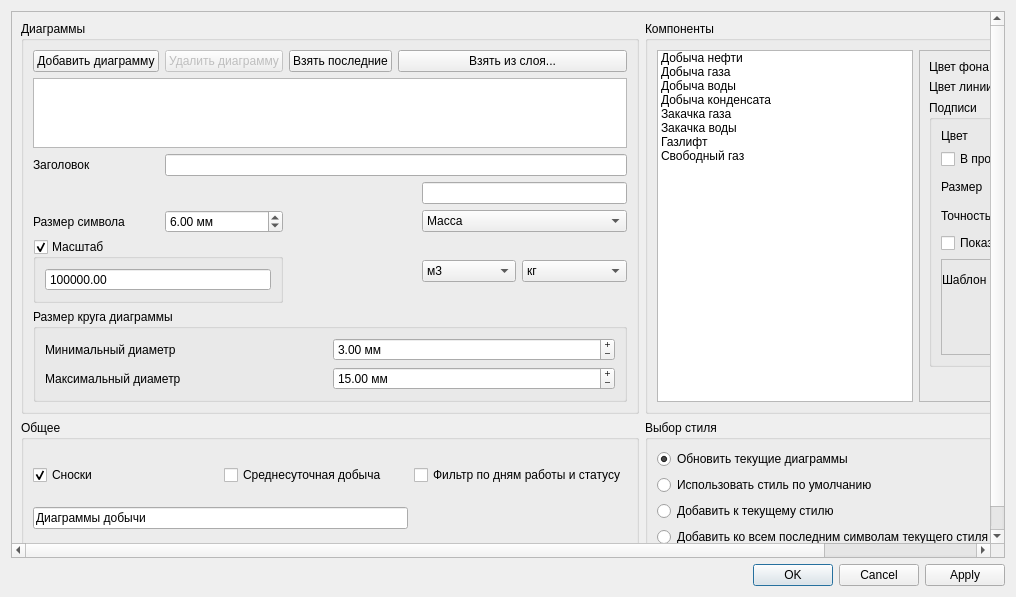
<?xml version="1.0" encoding="UTF-8"?>
<ui version="4.0">
 <class>Dialog</class>
 <widget class="QDialog" name="Dialog">
  <property name="geometry">
   <rect>
    <x>0</x>
    <y>0</y>
    <width>1016</width>
    <height>597</height>
   </rect>
  </property>
  <property name="windowTitle">
   <string>Настройка диаграмм</string>
  </property>
  <property name="locale">
   <locale language="C" country="AnyCountry"/>
  </property>
  <layout class="QGridLayout" name="gridLayout" rowstretch="1,0,0,0" columnstretch="0,1">
   <item row="3" column="0" colspan="2">
    <widget class="QDialogButtonBox" name="buttonBox">
     <property name="orientation">
      <enum>Qt::Horizontal</enum>
     </property>
     <property name="standardButtons">
      <set>QDialogButtonBox::Apply|QDialogButtonBox::Cancel|QDialogButtonBox::Ok</set>
     </property>
    </widget>
   </item>
   <item row="0" column="0" rowspan="2" colspan="2">
    <widget class="QScrollArea" name="scrollArea">
     <property name="widgetResizable">
      <bool>true</bool>
     </property>
     <widget class="QWidget" name="scrollAreaWidgetContents">
      <property name="geometry">
       <rect>
        <x>0</x>
        <y>0</y>
        <width>1080</width>
        <height>531</height>
       </rect>
      </property>
      <layout class="QGridLayout" name="gridLayout_5">
       <item row="2" column="0">
        <widget class="QGroupBox" name="grpBoxMainConfig">
         <property name="title">
          <string>Общее</string>
         </property>
         <layout class="QGridLayout" name="gridLayout_8">
          <item row="1" column="1">
           <widget class="QCheckBox" name="dailyProduction">
            <property name="text">
             <string>Среднесуточная добыча</string>
            </property>
           </widget>
          </item>
          <item row="1" column="0">
           <widget class="QCheckBox" name="showLineouts">
            <property name="text">
             <string>Сноски</string>
            </property>
            <property name="checked">
             <bool>true</bool>
            </property>
           </widget>
          </item>
          <item row="2" column="0" colspan="2">
           <widget class="QLineEdit" name="resultRuleName">
            <property name="toolTip">
             <string>Имя создаваемого правила стиля</string>
            </property>
            <property name="text">
             <string>Диаграммы добычи</string>
            </property>
            <property name="placeholderText">
             <string>Диаграммы добычи</string>
            </property>
           </widget>
          </item>
          <item row="1" column="2">
           <widget class="QCheckBox" name="chkboxGroupByDays">
            <property name="text">
             <string>Фильтр по дням работы и статусу</string>
            </property>
           </widget>
          </item>
         </layout>
        </widget>
       </item>
       <item row="2" column="1">
        <widget class="QGroupBox" name="grpBoxStyleLoadConfig">
         <property name="sizePolicy">
          <sizepolicy hsizetype="Preferred" vsizetype="Preferred">
           <horstretch>0</horstretch>
           <verstretch>1</verstretch>
          </sizepolicy>
         </property>
         <property name="title">
          <string>Выбор стиля</string>
         </property>
         <property name="checkable">
          <bool>false</bool>
         </property>
         <property name="checked">
          <bool>false</bool>
         </property>
         <layout class="QVBoxLayout" name="verticalLayout_2">
          <item>
           <layout class="QVBoxLayout" name="verticalLayout">
            <item>
             <widget class="QRadioButton" name="isUpdateExistDiagram">
              <property name="text">
               <string>Обновить текущие диаграммы</string>
              </property>
              <property name="checked">
               <bool>true</bool>
              </property>
             </widget>
            </item>
            <item>
             <widget class="QRadioButton" name="isUseDefaultStyle">
              <property name="text">
               <string>Использовать стиль по умолчанию</string>
              </property>
              <property name="checked">
               <bool>false</bool>
              </property>
             </widget>
            </item>
            <item>
             <widget class="QRadioButton" name="isAppendToStyle">
              <property name="text">
               <string>Добавить к текущему стилю</string>
              </property>
             </widget>
            </item>
            <item>
             <widget class="QRadioButton" name="isAppendToEachLastSymbol">
              <property name="text">
               <string>Добавить ко всем последним символам текущего стиля</string>
              </property>
              <property name="checked">
               <bool>false</bool>
              </property>
             </widget>
            </item>
           </layout>
          </item>
         </layout>
        </widget>
       </item>
       <item row="0" column="1">
        <widget class="QGroupBox" name="groupBox_2">
         <property name="sizePolicy">
          <sizepolicy hsizetype="Preferred" vsizetype="Preferred">
           <horstretch>0</horstretch>
           <verstretch>5</verstretch>
          </sizepolicy>
         </property>
         <property name="title">
          <string>Компоненты</string>
         </property>
         <layout class="QGridLayout" name="gridLayout_3">
          <item row="0" column="0">
           <widget class="QListWidget" name="componentsList">
            <property name="sizePolicy">
             <sizepolicy hsizetype="Fixed" vsizetype="Expanding">
              <horstretch>0</horstretch>
              <verstretch>0</verstretch>
             </sizepolicy>
            </property>
            <property name="selectionBehavior">
             <enum>QAbstractItemView::SelectRows</enum>
            </property>
            <property name="selectionRectVisible">
             <bool>true</bool>
            </property>
            <item>
             <property name="text">
              <string>Добыча нефти</string>
             </property>
             <property name="checkState">
              <enum>Unchecked</enum>
             </property>
            </item>
            <item>
             <property name="text">
              <string>Добыча газа</string>
             </property>
             <property name="checkState">
              <enum>Unchecked</enum>
             </property>
            </item>
            <item>
             <property name="text">
              <string>Добыча воды</string>
             </property>
             <property name="checkState">
              <enum>Unchecked</enum>
             </property>
            </item>
            <item>
             <property name="text">
              <string>Добыча конденсата</string>
             </property>
             <property name="checkState">
              <enum>Unchecked</enum>
             </property>
            </item>
            <item>
             <property name="text">
              <string>Закачка газа</string>
             </property>
             <property name="checkState">
              <enum>Unchecked</enum>
             </property>
            </item>
            <item>
             <property name="text">
              <string>Закачка воды</string>
             </property>
             <property name="checkState">
              <enum>Unchecked</enum>
             </property>
            </item>
            <item>
             <property name="text">
              <string>Газлифт</string>
             </property>
             <property name="checkState">
              <enum>Unchecked</enum>
             </property>
            </item>
            <item>
             <property name="text">
              <string>Свободный газ</string>
             </property>
             <property name="checkState">
              <enum>Unchecked</enum>
             </property>
            </item>
           </widget>
          </item>
          <item row="0" column="1">
           <widget class="QFrame" name="frame">
            <property name="frameShape">
             <enum>QFrame::StyledPanel</enum>
            </property>
            <property name="frameShadow">
             <enum>QFrame::Raised</enum>
            </property>
            <layout class="QGridLayout" name="fluidGridLayout" rowstretch="0,0,0,0">
             <item row="1" column="0">
              <widget class="QLabel" name="label_7">
               <property name="text">
                <string>Цвет линии</string>
               </property>
              </widget>
             </item>
             <item row="0" column="0">
              <widget class="QLabel" name="label_6">
               <property name="text">
                <string>Цвет фона</string>
               </property>
              </widget>
             </item>
             <item row="2" column="0" colspan="2">
              <widget class="QGroupBox" name="groupBox_4">
               <property name="title">
                <string>Подписи</string>
               </property>
               <layout class="QGridLayout" name="labelGridLayout">
                <property name="leftMargin">
                 <number>9</number>
                </property>
                <property name="rightMargin">
                 <number>9</number>
                </property>
                <item row="2" column="1">
                 <widget class="QDoubleSpinBox" name="labelSizeEdit">
                  <property name="decimals">
                   <number>2</number>
                  </property>
                  <property name="maximum">
                   <double>99999.000000000000000</double>
                  </property>
                  <property name="singleStep">
                   <double>1.000000000000000</double>
                  </property>
                  <property name="value">
                   <double>100.000000000000000</double>
                  </property>
                 </widget>
                </item>
                <item row="0" column="0">
                 <widget class="QLabel" name="label_8">
                  <property name="text">
                   <string>Цвет</string>
                  </property>
                 </widget>
                </item>
                <item row="3" column="1">
                 <widget class="QSpinBox" name="decimalEdit">
                  <property name="value">
                   <number>2</number>
                  </property>
                 </widget>
                </item>
                <item row="2" column="0">
                 <widget class="QLabel" name="label_9">
                  <property name="text">
                   <string>Размер</string>
                  </property>
                 </widget>
                </item>
                <item row="3" column="0">
                 <widget class="QLabel" name="label_10">
                  <property name="text">
                   <string>Точность</string>
                  </property>
                 </widget>
                </item>
                <item row="5" column="0" colspan="2">
                 <widget class="QFrame" name="frame_2">
                  <property name="frameShape">
                   <enum>QFrame::StyledPanel</enum>
                  </property>
                  <property name="frameShadow">
                   <enum>QFrame::Raised</enum>
                  </property>
                  <layout class="QGridLayout" name="gridLayout_7">
                   <property name="leftMargin">
                    <number>0</number>
                   </property>
                   <property name="rightMargin">
                    <number>0</number>
                   </property>
                   <item row="3" column="1">
                    <widget class="QPushButton" name="addToTemplate">
                     <property name="toolTip">
                      <string>Добавить компонент в шаблон</string>
                     </property>
                     <property name="text">
                      <string>Добавить компонент</string>
                     </property>
                    </widget>
                   </item>
                   <item row="1" column="0">
                    <widget class="QLabel" name="label_11">
                     <property name="text">
                      <string>Шаблон</string>
                     </property>
                    </widget>
                   </item>
                   <item row="1" column="1">
                    <widget class="QLineEdit" name="templateExpression">
                     <property name="text">
                      <string>%1-%3</string>
                     </property>
                    </widget>
                   </item>
                   <item row="4" column="1">
                    <widget class="QCheckBox" name="mNewLineCheckBox">
                     <property name="text">
                      <string>С переносом строки</string>
                     </property>
                    </widget>
                   </item>
                  </layout>
                 </widget>
                </item>
                <item row="1" column="0">
                 <widget class="QCheckBox" name="showInPercent">
                  <property name="text">
                   <string>В процентах</string>
                  </property>
                 </widget>
                </item>
                <item row="4" column="0" colspan="2">
                 <widget class="QCheckBox" name="mShowZero">
                  <property name="text">
                   <string>Показывать значение 0.0</string>
                  </property>
                 </widget>
                </item>
               </layout>
              </widget>
             </item>
             <item row="3" column="0">
              <spacer name="verticalSpacer_2">
               <property name="orientation">
                <enum>Qt::Vertical</enum>
               </property>
               <property name="sizeHint" stdset="0">
                <size>
                 <width>20</width>
                 <height>40</height>
                </size>
               </property>
              </spacer>
             </item>
            </layout>
           </widget>
          </item>
         </layout>
        </widget>
       </item>
       <item row="0" column="0">
        <widget class="QGroupBox" name="groupBox">
         <property name="title">
          <string>Диаграммы</string>
         </property>
         <layout class="QGridLayout" name="gridLayout_2">
          <item row="10" column="0" colspan="8">
           <widget class="QGroupBox" name="groupBox_3">
            <property name="title">
             <string>Размер круга диаграммы</string>
            </property>
            <layout class="QGridLayout" name="gridLayout_4">
             <item row="0" column="0">
              <widget class="QLabel" name="label_4">
               <property name="text">
                <string>Минимальный диаметр</string>
               </property>
              </widget>
             </item>
             <item row="1" column="0">
              <widget class="QLabel" name="label_5">
               <property name="text">
                <string>Максимальный диаметр</string>
               </property>
              </widget>
             </item>
             <item row="1" column="1">
              <widget class="QDoubleSpinBox" name="maxDiagrammSize">
               <property name="buttonSymbols">
                <enum>QAbstractSpinBox::PlusMinus</enum>
               </property>
               <property name="suffix">
                <string> мм</string>
               </property>
               <property name="decimals">
                <number>2</number>
               </property>
               <property name="maximum">
                <double>999999999.000000000000000</double>
               </property>
               <property name="singleStep">
                <double>1.000000000000000</double>
               </property>
               <property name="value">
                <double>15.000000000000000</double>
               </property>
              </widget>
             </item>
             <item row="0" column="1">
              <widget class="QDoubleSpinBox" name="minDiagrammSize">
               <property name="buttonSymbols">
                <enum>QAbstractSpinBox::PlusMinus</enum>
               </property>
               <property name="suffix">
                <string> мм</string>
               </property>
               <property name="decimals">
                <number>2</number>
               </property>
               <property name="maximum">
                <double>999999.000000000000000</double>
               </property>
               <property name="singleStep">
                <double>1.000000000000000</double>
               </property>
               <property name="value">
                <double>3.000000000000000</double>
               </property>
              </widget>
             </item>
            </layout>
           </widget>
          </item>
          <item row="6" column="0" colspan="2">
           <widget class="QGroupBox" name="useScaleGroupBox">
            <property name="toolTip">
             <string>&lt;html&gt;&lt;head/&gt;&lt;body&gt;&lt;p&gt;Значение масштаба для диаграмм добычи.&lt;br/&gt;В 1м&lt;span style=&quot; vertical-align:super;&quot;&gt;2&lt;/span&gt; на бумаге будет указанное кол-во флюида.&lt;/p&gt;&lt;/body&gt;&lt;/html&gt;</string>
            </property>
            <property name="title">
             <string>Масштаб</string>
            </property>
            <property name="checkable">
             <bool>true</bool>
            </property>
            <layout class="QHBoxLayout" name="horizontalLayout">
             <property name="spacing">
              <number>0</number>
             </property>
             <item>
              <widget class="QDoubleSpinBox" name="scaleEdit">
               <property name="buttonSymbols">
                <enum>QAbstractSpinBox::NoButtons</enum>
               </property>
               <property name="maximum">
                <double>999999999.000000000000000</double>
               </property>
               <property name="value">
                <double>300000.000000000000000</double>
               </property>
              </widget>
             </item>
            </layout>
           </widget>
          </item>
          <item row="3" column="1" colspan="7">
           <widget class="QLineEdit" name="titleEdit"/>
          </item>
          <item row="11" column="0">
           <spacer name="verticalSpacer">
            <property name="orientation">
             <enum>Qt::Vertical</enum>
            </property>
            <property name="sizeHint" stdset="0">
             <size>
              <width>20</width>
              <height>40</height>
             </size>
            </property>
           </spacer>
          </item>
          <item row="5" column="7">
           <widget class="QComboBox" name="scaleUnitsType">
            <item>
             <property name="text">
              <string>Масса</string>
             </property>
            </item>
            <item>
             <property name="text">
              <string>Объем</string>
             </property>
            </item>
           </widget>
          </item>
          <item row="3" column="0">
           <widget class="QLabel" name="label_2">
            <property name="text">
             <string>Заголовок</string>
            </property>
           </widget>
          </item>
          <item row="0" column="1">
           <widget class="QPushButton" name="mDeleteDiagramm">
            <property name="enabled">
             <bool>false</bool>
            </property>
            <property name="text">
             <string>Удалить диаграмму</string>
            </property>
           </widget>
          </item>
          <item row="4" column="7">
           <widget class="QLineEdit" name="titleUnitsEdit"/>
          </item>
          <item row="0" column="0">
           <widget class="QPushButton" name="mAddDiagramm">
            <property name="text">
             <string>Добавить диаграмму</string>
            </property>
           </widget>
          </item>
          <item row="5" column="0">
           <widget class="QLabel" name="label">
            <property name="text">
             <string>Размер символа</string>
            </property>
           </widget>
          </item>
          <item row="5" column="1">
           <widget class="QDoubleSpinBox" name="mSymbolSize">
            <property name="suffix">
             <string> мм</string>
            </property>
            <property name="maximum">
             <double>9999.000000000000000</double>
            </property>
            <property name="value">
             <double>6.000000000000000</double>
            </property>
           </widget>
          </item>
          <item row="2" column="0" colspan="8">
           <widget class="QListWidget" name="mDiagrammsListWidget"/>
          </item>
          <item row="6" column="7">
           <layout class="QHBoxLayout" name="horizontalLayout_2">
            <property name="bottomMargin">
             <number>0</number>
            </property>
            <item>
             <widget class="QComboBox" name="scaleUnitsVolume">
              <item>
               <property name="text">
                <string>м3</string>
               </property>
              </item>
              <item>
               <property name="text">
                <string>дм3</string>
               </property>
              </item>
              <item>
               <property name="text">
                <string>см3</string>
               </property>
              </item>
              <item>
               <property name="text">
                <string>км3</string>
               </property>
              </item>
              <item>
               <property name="text">
                <string>1000м3</string>
               </property>
              </item>
              <item>
               <property name="text">
                <string>1000000м3</string>
               </property>
              </item>
             </widget>
            </item>
            <item>
             <widget class="QComboBox" name="scaleUnitsMass">
              <item>
               <property name="text">
                <string>кг</string>
               </property>
              </item>
              <item>
               <property name="text">
                <string>г</string>
               </property>
              </item>
              <item>
               <property name="text">
                <string>тонн</string>
               </property>
              </item>
              <item>
               <property name="text">
                <string>тыс. тонн</string>
               </property>
              </item>
              <item>
               <property name="text">
                <string>UK ton (short)</string>
               </property>
              </item>
              <item>
               <property name="text">
                <string>UK ton (long)</string>
               </property>
              </item>
             </widget>
            </item>
           </layout>
          </item>
          <item row="0" column="3" colspan="5">
           <widget class="QPushButton" name="mImportFromLayer">
            <property name="text">
             <string>Взять из слоя...</string>
            </property>
           </widget>
          </item>
          <item row="0" column="2">
           <widget class="QPushButton" name="mImportFromGlobalPB">
            <property name="text">
             <string>Взять последние</string>
            </property>
           </widget>
          </item>
         </layout>
        </widget>
       </item>
      </layout>
     </widget>
    </widget>
   </item>
  </layout>
 </widget>
 <resources/>
 <connections>
  <connection>
   <sender>buttonBox</sender>
   <signal>accepted()</signal>
   <receiver>Dialog</receiver>
   <slot>accept()</slot>
   <hints>
    <hint type="sourcelabel">
     <x>254</x>
     <y>520</y>
    </hint>
    <hint type="destinationlabel">
     <x>157</x>
     <y>274</y>
    </hint>
   </hints>
  </connection>
  <connection>
   <sender>buttonBox</sender>
   <signal>rejected()</signal>
   <receiver>Dialog</receiver>
   <slot>reject()</slot>
   <hints>
    <hint type="sourcelabel">
     <x>322</x>
     <y>520</y>
    </hint>
    <hint type="destinationlabel">
     <x>286</x>
     <y>274</y>
    </hint>
   </hints>
  </connection>
  <connection>
   <sender>scaleEdit</sender>
   <signal>editingFinished()</signal>
   <receiver>Dialog</receiver>
   <slot>scaleValueEditingFinished()</slot>
   <hints>
    <hint type="sourcelabel">
     <x>224</x>
     <y>298</y>
    </hint>
    <hint type="destinationlabel">
     <x>359</x>
     <y>322</y>
    </hint>
   </hints>
  </connection>
  <connection>
   <sender>scaleUnitsType</sender>
   <signal>currentIndexChanged(int)</signal>
   <receiver>Dialog</receiver>
   <slot>scaleUnitsChanged(int)</slot>
   <hints>
    <hint type="sourcelabel">
     <x>477</x>
     <y>272</y>
    </hint>
    <hint type="destinationlabel">
     <x>410</x>
     <y>4</y>
    </hint>
   </hints>
  </connection>
  <connection>
   <sender>componentsList</sender>
   <signal>itemClicked(QListWidgetItem*)</signal>
   <receiver>Dialog</receiver>
   <slot>componentsItemClicked(QListWidgetItem*)</slot>
   <hints>
    <hint type="sourcelabel">
     <x>510</x>
     <y>102</y>
    </hint>
    <hint type="destinationlabel">
     <x>579</x>
     <y>-4</y>
    </hint>
   </hints>
  </connection>
  <connection>
   <sender>scaleUnitsMass</sender>
   <signal>currentIndexChanged(int)</signal>
   <receiver>Dialog</receiver>
   <slot>unitsChanged(int)</slot>
   <hints>
    <hint type="sourcelabel">
     <x>477</x>
     <y>298</y>
    </hint>
    <hint type="destinationlabel">
     <x>453</x>
     <y>551</y>
    </hint>
   </hints>
  </connection>
  <connection>
   <sender>scaleUnitsVolume</sender>
   <signal>currentIndexChanged(int)</signal>
   <receiver>Dialog</receiver>
   <slot>unitsChangedVol(int)</slot>
   <hints>
    <hint type="sourcelabel">
     <x>477</x>
     <y>324</y>
    </hint>
    <hint type="destinationlabel">
     <x>646</x>
     <y>551</y>
    </hint>
   </hints>
  </connection>
  <connection>
   <sender>mAddDiagramm</sender>
   <signal>clicked()</signal>
   <receiver>Dialog</receiver>
   <slot>mAddDiagramm_clicked()</slot>
   <hints>
    <hint type="sourcelabel">
     <x>77</x>
     <y>52</y>
    </hint>
    <hint type="destinationlabel">
     <x>130</x>
     <y>1</y>
    </hint>
   </hints>
  </connection>
  <connection>
   <sender>mDeleteDiagramm</sender>
   <signal>clicked()</signal>
   <receiver>Dialog</receiver>
   <slot>mDeleteDiagramm_clicked()</slot>
   <hints>
    <hint type="sourcelabel">
     <x>207</x>
     <y>53</y>
    </hint>
    <hint type="destinationlabel">
     <x>294</x>
     <y>1</y>
    </hint>
   </hints>
  </connection>
  <connection>
   <sender>mImportFromLayer</sender>
   <signal>clicked()</signal>
   <receiver>Dialog</receiver>
   <slot>mImportFromLayer_clicked()</slot>
   <hints>
    <hint type="sourcelabel">
     <x>367</x>
     <y>52</y>
    </hint>
    <hint type="destinationlabel">
     <x>533</x>
     <y>7</y>
    </hint>
   </hints>
  </connection>
  <connection>
   <sender>mImportFromGlobalPB</sender>
   <signal>clicked()</signal>
   <receiver>Dialog</receiver>
   <slot>mImportFromGlobalPB_clicked()</slot>
   <hints>
    <hint type="sourcelabel">
     <x>343</x>
     <y>53</y>
    </hint>
    <hint type="destinationlabel">
     <x>507</x>
     <y>292</y>
    </hint>
   </hints>
  </connection>
  <connection>
   <sender>maxDiagrammSize</sender>
   <signal>valueChanged(double)</signal>
   <receiver>Dialog</receiver>
   <slot>on_maxDiagrammSize_valueChanged(double)</slot>
   <hints>
    <hint type="sourcelabel">
     <x>431</x>
     <y>395</y>
    </hint>
    <hint type="destinationlabel">
     <x>507</x>
     <y>292</y>
    </hint>
   </hints>
  </connection>
  <connection>
   <sender>minDiagrammSize</sender>
   <signal>valueChanged(double)</signal>
   <receiver>Dialog</receiver>
   <slot>on_minDiagrammSize_valueChanged(double)</slot>
   <hints>
    <hint type="sourcelabel">
     <x>431</x>
     <y>369</y>
    </hint>
    <hint type="destinationlabel">
     <x>507</x>
     <y>292</y>
    </hint>
   </hints>
  </connection>
  <connection>
   <sender>isAppendToEachLastSymbol</sender>
   <signal>clicked()</signal>
   <receiver>Dialog</receiver>
   <slot>on_grpBoxStyleLoadConfig_clicked()</slot>
   <hints>
    <hint type="sourcelabel">
     <x>833</x>
     <y>512</y>
    </hint>
    <hint type="destinationlabel">
     <x>507</x>
     <y>298</y>
    </hint>
   </hints>
  </connection>
  <connection>
   <sender>isUpdateExistDiagram</sender>
   <signal>clicked()</signal>
   <receiver>Dialog</receiver>
   <slot>on_grpBoxStyleLoadConfig_clicked()</slot>
   <hints>
    <hint type="sourcelabel">
     <x>833</x>
     <y>443</y>
    </hint>
    <hint type="destinationlabel">
     <x>507</x>
     <y>298</y>
    </hint>
   </hints>
  </connection>
  <connection>
   <sender>isAppendToStyle</sender>
   <signal>clicked()</signal>
   <receiver>Dialog</receiver>
   <slot>on_grpBoxStyleLoadConfig_clicked()</slot>
   <hints>
    <hint type="sourcelabel">
     <x>833</x>
     <y>489</y>
    </hint>
    <hint type="destinationlabel">
     <x>507</x>
     <y>298</y>
    </hint>
   </hints>
  </connection>
  <connection>
   <sender>isUseDefaultStyle</sender>
   <signal>clicked()</signal>
   <receiver>Dialog</receiver>
   <slot>on_grpBoxStyleLoadConfig_clicked()</slot>
   <hints>
    <hint type="sourcelabel">
     <x>833</x>
     <y>466</y>
    </hint>
    <hint type="destinationlabel">
     <x>507</x>
     <y>298</y>
    </hint>
   </hints>
  </connection>
 </connections>
 <slots>
  <slot>diagrammTypeChanged(int)</slot>
  <slot>scaleValueEditingFinished()</slot>
  <slot>scaleUnitsChanged(int)</slot>
  <slot>componentsItemClicked(QListWidgetItem*)</slot>
  <slot>unitsChanged(int)</slot>
  <slot>unitsChangedVol(int)</slot>
  <slot>mAddDiagramm_clicked()</slot>
  <slot>mDeleteDiagramm_clicked()</slot>
  <slot>mImportFromLayer_clicked()</slot>
  <slot>mImportFromGlobalPB_clicked()</slot>
  <slot>on_maxDiagrammSize_valueChanged(double)</slot>
  <slot>on_minDiagrammSize_valueChanged(double)</slot>
  <slot>on_grpBoxStyleLoadConfig_clicked()</slot>
 </slots>
</ui>
